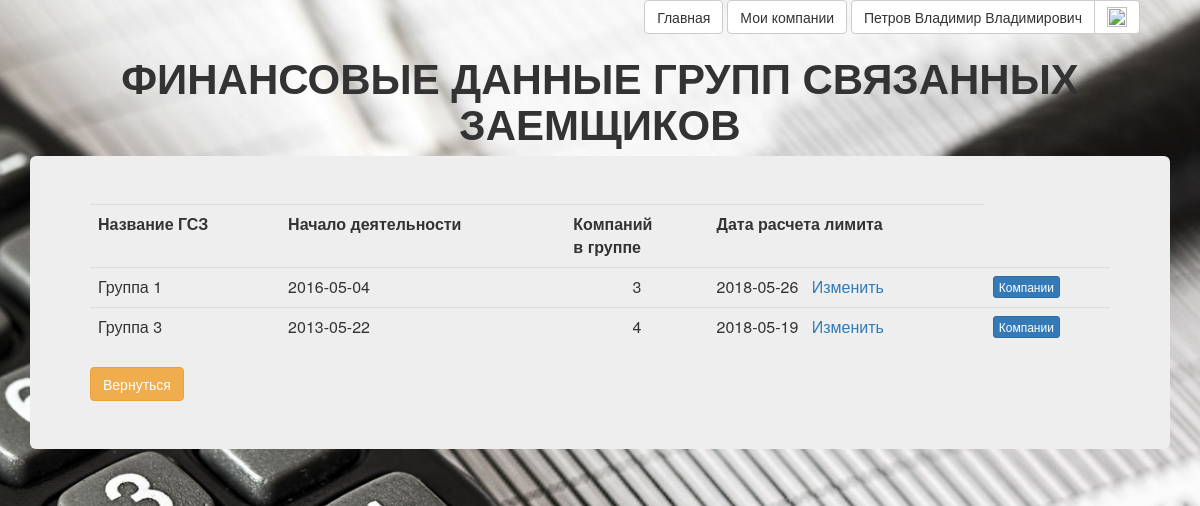
Screenshot of /cred_limit/finance_gsz_list.php (signed in) with the database file from the repository.
### tables this page shows
CREATE TABLE `users` (
  `id` bigint(20) UNSIGNED NOT NULL,
  `email` char(64) NOT NULL,
  `nickname` char(64) NOT NULL,
  `password` char(225) NOT NULL,
  `fullname` char(100) DEFAULT NULL,
  `newsletter` tinyint(1) DEFAULT NULL,
  `status_active` tinyint(1) NOT NULL
);

CREATE TABLE `calc_limit_dates` (
  `Id` tinyint(2) NOT NULL,
  `Date_calc_limit` date NOT NULL,
  `GSZ_Id` tinyint(2) UNSIGNED NOT NULL
);

CREATE TABLE `gsz` (
  `Id` tinyint(2) UNSIGNED NOT NULL,
  `User_Id` bigint(20) UNSIGNED NOT NULL,
  `Brief_Name` char(30) DEFAULT NULL,
  `Full_Name` char(150) DEFAULT NULL
);

### registration/lib/common.php (called while the page is built, shortened)
<?php
function get_current_user_id()
{
	return $_SESSION['user_id'];
}
function db_user_find_by_id($dbh, $id)
{
	$query = 'SELECT * FROM users WHERE id=?';
	$stmt = mysqli_prepare($dbh, $query);
	mysqli_stmt_bind_param($stmt, 's', $id);
	if (mysqli_stmt_execute($stmt) === false)
		db_handle_error($dbh);
	$qr = mysqli_stmt_get_result($stmt);
	$result = mysqli_fetch_assoc($qr);
	return $result;
}

### cred_limit/script/cred_limit_scripts.php (called while the page is built, shortened)
<?php
function get_GSZ_set_with_calc_limit_date()
{
	$query = "SELECT\n"
    . " `GSZ`.`Id` AS `GSZ_Id`, \n"
    . " `GSZ`.`Brief_Name`,\n"
    . " min(`company`.`Date_Begin_Work`) AS `Date_begin_work`,\n"
    . " count(`company`.Id) AS `Count_company`,\n"
    . " `calc_limit_dates`.`Date_calc_limit`,\n"
    . " `calc_limit_dates`.`Id` AS `Calc_limit_dates_Id`\n"
    . "FROM\n"
    . " `GSZ`, `company`,`calc_limit_dates`\n"
    . "WHERE `GSZ`.`Id`=`company`.`GSZ_Id` AND `GSZ`.`Id`=`calc_limit_dates`.`GSZ_Id` AND `GSZ`.`User_Id`=".get_current_user_id()."\n"
    . "GROUP BY `GSZ`.`Id`";
	$GSZ_set = getTable($query);
	return $GSZ_set;
}

### script/finansist_scripts.php (called while the page is built, shortened)
<?php
require_once $_SERVER['DOCUMENT_ROOT'].'/registration/lib/common.php';
function getTable($query)
{
    global $mysqli;
    $result_set = $mysqli->query($query);
    $result = array();
    while (($row = $result_set->fetch_assoc()) !=false)
    {
        $result[]=$row;
    }
    return $result;
}
?>

### cred_limit/finance_gsz_list.php (the view, shortened to what this page needs)
<?php
	require_once('./script/cred_limit_scripts.php');
	include_once ($_SERVER['DOCUMENT_ROOT'].'/registration/header_login.php');
    $GSZ_set = get_GSZ_set_with_calc_limit_date();
?>
<!DOCTYPE html>
<html>
<head>
	<link href="/css/bootstrap.min.css" rel="stylesheet"/>
	<link href="/css/style.css" rel="stylesheet"/>
</head>
<body>
	<div class="container">
		<header>
			<h2 class="text-center">ФИНАНСОВЫЕ ДАННЫЕ ГРУПП СВЯЗАННЫХ ЗАЕМЩИКОВ</h2>
		</header>
		<div class="jumbotron">
			<table class="table">
				<tr>
					<th>Название ГСЗ</th><th>Начало деятельности</th><th>Компаний <br>в группе</th><th>Дата расчета лимита</th>
				</tr>
				<?php
				foreach ($GSZ_set as $GSZ) { ?>
				<tr>
					<td><?=$GSZ['Brief_Name']?></td><td><?=$GSZ['Date_begin_work']?></td><td style="text-align: center"><?=$GSZ['Count_company']?></td>
					<td><?=$GSZ['Date_calc_limit']?>&nbsp;&nbsp;  <a href="<?=HTML_PATH_DATE_CALC_LIMIT_EDIT_FORM?>?GSZ_Id=<?=$GSZ['GSZ_Id']?>">Изменить</a></td>
					<td><a class="btn btn-primary btn-xs" href="<?=HTML_PATH_FINANCE_COMPANY_LIST_FORM?>?GSZ_Id=<?=$GSZ['GSZ_Id']?>">Компании</a></td>
				</tr>
				<?php
				}
				?>
			</table>
			<a class="btn btn-warning" href="limit.html">Вернуться</a>
		</div>
	</div>
</body>
</html>

### registration/header_login.php (shortened to what this page needs)
<?php
$dbh = db_connect();
if (is_current_user())
{
$current_user = db_user_find_by_id($dbh, get_current_user_id());
}
else
{
$current_user=false;
}
?>
<html>
<div align="right" style="margin-right:5%" class="wrapper">
		<?php if ($current_user): ?>
			<a href="../" class="btn btn-default">Главная</a>
			<a href="../registration/users_company.php" class="btn btn-default">Мои компании</a>
			<div class="btn-group">
			  <a href="../registration/users_setting.php" title="Настройки профиля" class="btn btn-default"><?= $current_user['fullname'] ?></a>
			  <a href="../registration/logout.php" title="Выход" class="btn btn-default"><img width="20" height="20" src="../img/Out.png"></a>
			</div>
		<?php endif; ?>
</div>
</html>

### css/style.css (style rules this page uses)
body { background-image: url(../img/bg.jpg); height: 100%; background-repeat: no-repeat; background-size: cover; }
h2 { font-size: 42px; font-style: normal; font-weight: 700; text-transform: uppercase; }
table { border-spacing: 0px 10px; margin-bottom: 20px; }
td, th { padding-left: 10px; padding-right: 10px; vertical-align: top; word-wrap:break-word; }
.jumbotron { text-align: left; }

### rows the page displays
users: fullname "Петров Владимир Владимирович"
calc_limit_dates: GSZ_Id.Brief_Name "Группа 1", Date_begin_work "2016-05-04", Count_company "3", Date_calc_limit "2018-05-26"
calc_limit_dates: GSZ_Id.Brief_Name "Группа 3", Date_begin_work "2013-05-22", Count_company "4", Date_calc_limit "2018-05-19"
